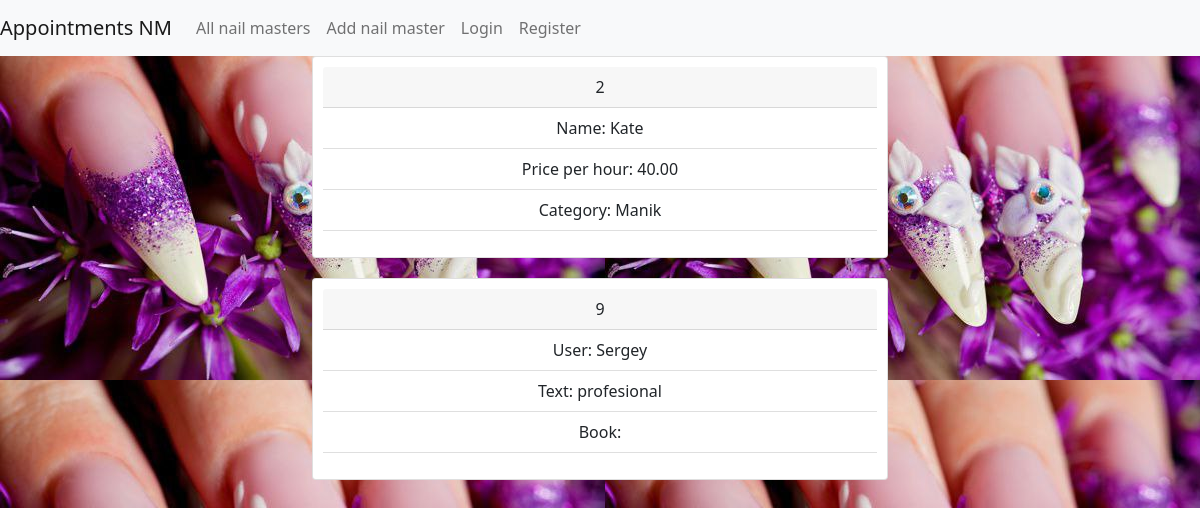
Screenshot of /app/nail_master_review_list/2/ with the database file from the repository.
### entry/models.py (models this page shows, shortened)
class NailMaster(models.Model):
    name = models.CharField(max_length=255)
    price_per_hour = models.DecimalField(max_digits=10, decimal_places=2)
    category = models.CharField(max_length=255)

class Review(models.Model):
    user = models.ForeignKey(User, on_delete=models.CASCADE)
    nail_master = models.ForeignKey(NailMaster, on_delete=models.CASCADE)
    text = models.TextField()

### entry/views.py (the view)
# urls.py: path('nail_master_review_list/<int:nail_master_id>/', views.nail_master_review_list, name='nail_master_review_list'),
def nail_master_review_list(request, nail_master_id):
    reviews = Review.objects.filter(nail_master=nail_master_id)
    nail_master = get_object_or_404(NailMaster, pk=nail_master_id)
    return render(request, 'nail_master_review_list.html', {'reviews': reviews, 'nail_master': nail_master})

### templates/nail_master_review_list.html (shortened to what this page needs)
{% extends 'base.html'%}
{%block content%}
    <div class="list card">
      <div class="card-header">
        {{nail_master.id}}
      </div>
      <ul class="list-group list-group-flush">
        <li class="list-group-item">Name: {{nail_master.name}}</li>
        <li class="list-group-item">Price per hour: {{nail_master.price_per_hour}}</li>
        <li class="list-group-item">Category: {{nail_master.category}}</li>
        <li class="list-group-item">
        </li>
      </ul>
    </div>
{% for review in reviews %}
    <div class="list card">
      <div class="card-header">
        {{review.id}}
      </div>
      <ul class="list-group list-group-flush">
        <li class="list-group-item">User: {{review.user}}</li>
        <li class="list-group-item">Text: {{review.text}}</li>
        <li class="list-group-item">Book: {{review.book}}</li>
          <li class="list-group-item">
          </li>
      </ul>
    </div>
{% endfor %}
{% endblock %}

### static/styles.css (style rules this page uses)
body { background-attachment: fixed; background-image: url('img/NM.jpg'); }
.list { margin: 0 auto; width: 60%; text-align: center; padding: 10px; margin-bottom: 20px; }

### rows the page displays
NailMaster: id "2", name "Kate", price_per_hour "40.00", category "Manik"
Review: id "9", user "Sergey", text "profesional"
